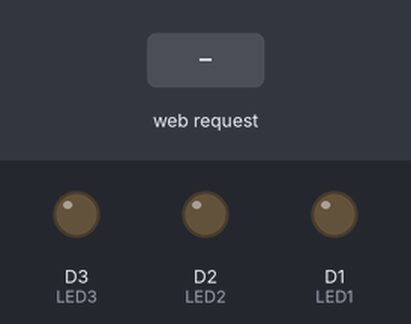
Simulated run of this sketch. Board: ESP8266 (NodeMCU). Shown: output pins drawn as LEDs (lit = HIGH). The test bench sets the inputs (shaded band). WiFi joins after 1.5 s; servers stay silent unless stated; what the sketch prints to the serial monitor is not drawn.

Above: at 2.7 s.
2.8 s: HTTP request GET /L1_ON received
At 4.0 s:
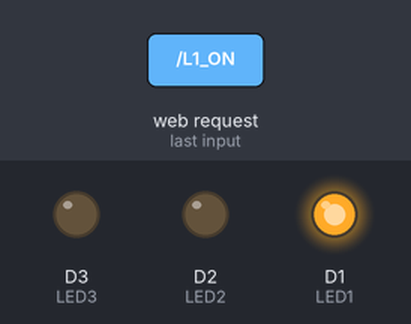
4.3 s: HTTP request GET /L2_ON received
At 5.1 s:
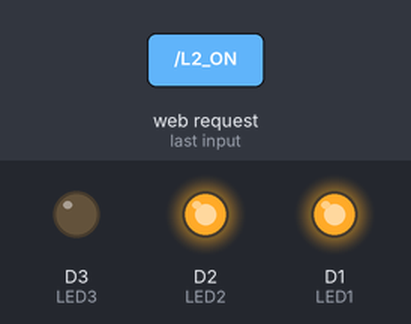
5.8 s: HTTP request GET /L1_OFF received
At 6.3 s:
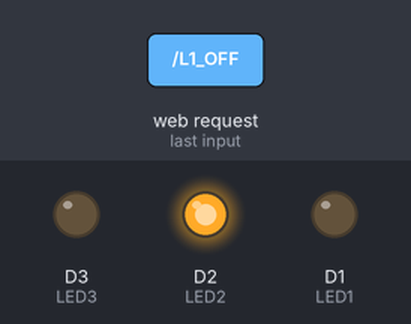
7.3 s: HTTP request GET /L3_ON received
At 8.5 s:
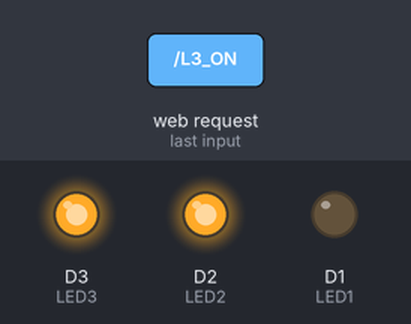
8.8 s: HTTP request GET /L2_OFF received
At 9.8 s:
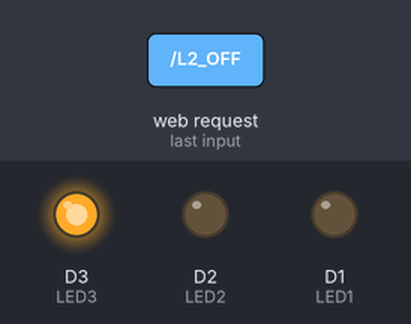
10.3 s: HTTP request GET /ALL_ON received
At 10.9 s:
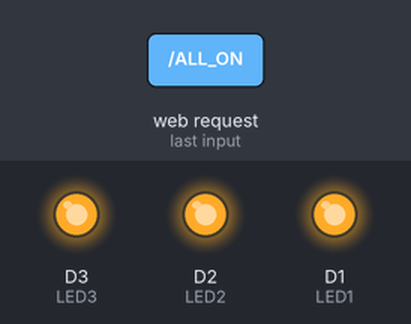
Timing chart, 0 to 12.8 s (numbered marks = the images above; inputs shaded):
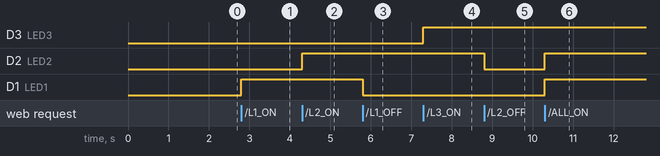

Measured:
- after the input at 2.8 s, D1 (LED1): LOW → HIGH at once
- after the input at 4.3 s, D2 (LED2): LOW → HIGH at once
- after the input at 5.8 s, D1 (LED1): HIGH → LOW at once
- after the input at 7.3 s, D3 (LED3): LOW → HIGH at once
- after the input at 8.8 s, D2 (LED2): HIGH → LOW at once
- after the input at 10.3 s, D2 (LED2), D1 (LED1): LOW → HIGH at once

The sketch:

hand_led_control.ino
```cpp
#include <ESP8266WiFi.h>
#include <ESP8266WebServer.h>

// --------- WiFi Credentials ----------
const char* ssid = "Enter Your ssid";
const char* password = "Enter Your Password";

// --------- LED Pins ----------
#define LED1 D1
#define LED2 D2
#define LED3 D3

ESP8266WebServer server(80);

// --------- LED Control Functions ----------
void led1On()  { digitalWrite(LED1, HIGH); server.send(200, "text/plain", "LED1 ON"); }
void led1Off() { digitalWrite(LED1, LOW);  server.send(200, "text/plain", "LED1 OFF"); }

void led2On()  { digitalWrite(LED2, HIGH); server.send(200, "text/plain", "LED2 ON"); }
void led2Off() { digitalWrite(LED2, LOW);  server.send(200, "text/plain", "LED2 OFF"); }

void led3On()  { digitalWrite(LED3, HIGH); server.send(200, "text/plain", "LED3 ON"); }
void led3Off() { digitalWrite(LED3, LOW);  server.send(200, "text/plain", "LED3 OFF"); }

void allOn() {
  digitalWrite(LED1, HIGH);
  digitalWrite(LED2, HIGH);
  digitalWrite(LED3, HIGH);
  server.send(200, "text/plain", "ALL ON");
}

void allOff() {
  digitalWrite(LED1, LOW);
  digitalWrite(LED2, LOW);
  digitalWrite(LED3, LOW);
  server.send(200, "text/plain", "ALL OFF");
}

// --------- Setup ----------
void setup() {
  Serial.begin(9600);

  pinMode(LED1, OUTPUT);
  pinMode(LED2, OUTPUT);
  pinMode(LED3, OUTPUT);

  allOff();

  WiFi.begin(ssid, password);
  Serial.print("Connecting to WiFi");

  while (WiFi.status() != WL_CONNECTED) {
    delay(500);
    Serial.print(".");
  }

  Serial.println("\nWiFi Connected");
  Serial.print("ESP8266 IP Address: ");
  Serial.println(WiFi.localIP());

  // URL Routes
  server.on("/L1_ON", led1On);
  server.on("/L1_OFF", led1Off);
  server.on("/L2_ON", led2On);
  server.on("/L2_OFF", led2Off);
  server.on("/L3_ON", led3On);
  server.on("/L3_OFF", led3Off);
  server.on("/ALL_ON", allOn);
  server.on("/ALL_OFF", allOff);

  server.begin();
}

// --------- Loop ----------
void loop() {
  server.handleClient();
}
```
